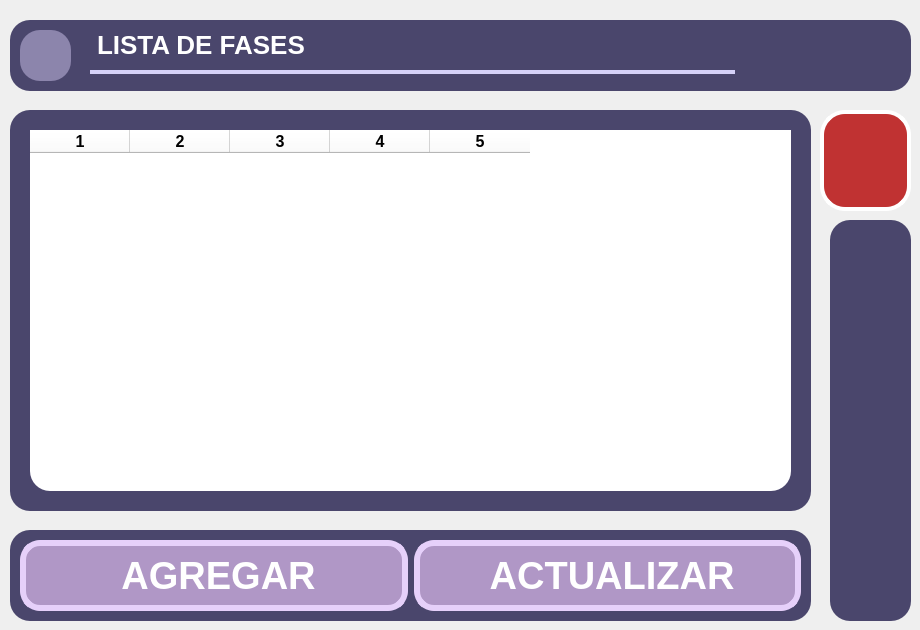
      <widget class="QWidget" name="page_14">
       <widget class="QWidget" name="widget_34" native="true">
        <property name="geometry">
         <rect>
          <x>10</x>
          <y>110</y>
          <width>801</width>
          <height>401</height>
         </rect>
        </property>
        <property name="styleSheet">
         <string notr="true">background-color: rgb(74, 70, 108);
border-radius: 20px;</string>
        </property>
        <widget class="QTableWidget" name="Fase_tableWidget">
         <property name="geometry">
          <rect>
           <x>20</x>
           <y>20</y>
           <width>761</width>
           <height>361</height>
          </rect>
         </property>
         <property name="font">
          <font>
           <pointsize>-1</pointsize>
           <weight>75</weight>
           <bold>true</bold>
          </font>
         </property>
         <property name="styleSheet">
          <string notr="true">font-size: 16px;
font-weight: 600;  /* Semibold */
background-color: rgb(255, 255, 255);
</string>
         </property>
         <property name="columnCount">
          <number>5</number>
         </property>
         <column/>
         <column/>
         <column/>
         <column/>
         <column/>
        </widget>
       </widget>
       <widget class="QWidget" name="cuadrilleros_widget_12" native="true">
        <property name="geometry">
         <rect>
          <x>10</x>
          <y>530</y>
          <width>801</width>
          <height>91</height>
         </rect>
        </property>
        <property name="styleSheet">
         <string notr="true">background-color: rgb(74, 70, 108);
        /*border: 2px solid black;*/
        border-radius: 20px;  /* Ajusta el valor para hacer las esquinas más o menos redondas */
        padding: 10px;  /* Ajusta el margen interno del QLabel */</string>
        </property>
        <widget class="QWidget" name="horizontalLayoutWidget_10">
         <property name="geometry">
          <rect>
           <x>10</x>
           <y>10</y>
           <width>781</width>
           <height>71</height>
          </rect>
         </property>
         <layout class="QHBoxLayout" name="horizontalLayout_10">
          <item>
           <widget class="QPushButton" name="CrearFase_Btn">
            <property name="sizePolicy">
             <sizepolicy hsizetype="Ignored" vsizetype="Ignored">
              <horstretch>0</horstretch>
              <verstretch>0</verstretch>
             </sizepolicy>
            </property>
            <property name="font">
             <font>
              <family>Segoe UI</family>
              <pointsize>-1</pointsize>
              <weight>81</weight>
              <bold>true</bold>
             </font>
            </property>
            <property name="styleSheet">
             <string notr="true">QPushButton {
        background-color: rgb(176, 151, 198);
		color: white;
        border-radius: 20px; 
        padding: 10px; 
        border: 6px solid white;
        border-color: rgb(230, 208, 250);
font-family: &quot;Segoe UI&quot;;
font-size: 38px;
font-weight: 650; 

    }</string>
            </property>
            <property name="text">
             <string> AGREGAR</string>
            </property>
            <property name="icon">
             <iconset resource="../resources/resources.qrc">
              <normaloff>:/images/iconos/botones/crear3_svg.svg</normaloff>:/images/iconos/botones/crear3_svg.svg</iconset>
            </property>
            <property name="iconSize">
             <size>
              <width>62</width>
              <height>62</height>
             </size>
            </property>
           </widget>
          </item>
          <item>
           <widget class="QPushButton" name="ActualizarFase_Btn">
            <property name="sizePolicy">
             <sizepolicy hsizetype="Ignored" vsizetype="Ignored">
              <horstretch>0</horstretch>
              <verstretch>0</verstretch>
             </sizepolicy>
            </property>
            <property name="font">
             <font>
              <family>Segoe UI</family>
              <pointsize>-1</pointsize>
              <weight>81</weight>
              <bold>true</bold>
             </font>
            </property>
            <property name="styleSheet">
             <string notr="true">QPushButton {
        background-color: rgb(176, 151, 198);
		color: white;
        border-radius: 20px; 
        padding: 10px; 
        border: 6px solid white;
        border-color: rgb(230, 208, 250);
font-family: &quot;Segoe UI&quot;;
font-size: 38px;
font-weight: 650; 

    }</string>
            </property>
            <property name="text">
             <string> ACTUALIZAR</string>
            </property>
            <property name="icon">
             <iconset resource="../resources/resources.qrc">
              <normaloff>:/images/iconos/botones/actualizar4_svg.svg</normaloff>:/images/iconos/botones/actualizar4_svg.svg</iconset>
            </property>
            <property name="iconSize">
             <size>
              <width>62</width>
              <height>62</height>
             </size>
            </property>
           </widget>
          </item>
         </layout>
        </widget>
       </widget>
       <widget class="QWidget" name="cuadrilleros_widget_14" native="true">
        <property name="geometry">
         <rect>
          <x>10</x>
          <y>20</y>
          <width>901</width>
          <height>71</height>
         </rect>
        </property>
        <property name="styleSheet">
         <string notr="true">background-color: rgb(74, 70, 108);
        /*border: 2px solid black;*/
        border-radius: 20px;  /* Ajusta el valor para hacer las esquinas más o menos redondas */
        padding: 10px;  /* Ajusta el margen interno del QLabel */</string>
        </property>
        <widget class="QLabel" name="ListaFases_Lbl">
         <property name="geometry">
          <rect>
           <x>70</x>
           <y>0</y>
           <width>301</width>
           <height>51</height>
          </rect>
         </property>
         <property name="font">
          <font>
           <family>Segoe UI</family>
           <pointsize>-1</pointsize>
           <weight>81</weight>
           <bold>true</bold>
          </font>
         </property>
         <property name="styleSheet">
          <string notr="true">background-color: rgb(74, 70, 108);
color: white;  
font-family: &quot;Segoe UI&quot;;
font-size: 26px;
font-weight: 650; 



</string>
         </property>
         <property name="text">
          <string>&lt;html&gt;&lt;head/&gt;&lt;body&gt;&lt;p&gt;&lt;span style=&quot; color:#ffffff;&quot;&gt;LISTA DE FASES&lt;/span&gt;&lt;/p&gt;&lt;/body&gt;&lt;/html&gt;</string>
         </property>
        </widget>
        <widget class="QLabel" name="label_26">
         <property name="geometry">
          <rect>
           <x>80</x>
           <y>50</y>
           <width>645</width>
           <height>4</height>
          </rect>
         </property>
         <property name="styleSheet">
          <string notr="true">background-color: rgb(213, 209, 248);</string>
         </property>
         <property name="text">
          <string/>
         </property>
        </widget>
        <widget class="QPushButton" name="BackFaseMenu_Btn">
         <property name="geometry">
          <rect>
           <x>10</x>
           <y>10</y>
           <width>51</width>
           <height>51</height>
          </rect>
         </property>
         <property name="styleSheet">
          <string notr="true">QPushButton {
	border-image: url(:/icons/iconos/botones/close.png);

       background-color: #8C85AC;
        /*border: 2px solid black;*/
        border-radius: 20px;  /* Ajusta el valor para hacer las esquinas más o menos redondas */
        padding: 10px;  /* Ajusta el margen interno del QLabel */
    }

/* Hover: Morado más oscuro pero vibrante (resalta sin ser claro) */
QPushButton:hover {
    background-color: #938BB6;  /* Morado &quot;SlateBlue&quot; (oscuro pero saturado) */
   
}
</string>
         </property>
         <property name="text">
          <string/>
         </property>
         <property name="icon">
          <iconset resource="../resources/resources.qrc">
           <normaloff>:/images/iconos/etiquetas/back_svg1.svg</normaloff>:/images/iconos/etiquetas/back_svg1.svg</iconset>
         </property>
         <property name="iconSize">
          <size>
           <width>42</width>
           <height>42</height>
          </size>
         </property>
        </widget>
       </widget>
       <widget class="QWidget" name="cuadrilleros_widget_15" native="true">
        <property name="geometry">
         <rect>
          <x>830</x>
          <y>220</y>
          <width>81</width>
          <height>401</height>
         </rect>
        </property>
        <property name="styleSheet">
         <string notr="true">background-color: rgb(74, 70, 108);
        /*border: 2px solid black;*/
        border-radius: 20px;  /* Ajusta el valor para hacer las esquinas más o menos redondas */
        padding: 10px;  /* Ajusta el margen interno del QLabel */</string>
        </property>
       </widget>
       <widget class="QPushButton" name="EliminarFase_Btn">
        <property name="geometry">
         <rect>
          <x>820</x>
          <y>110</y>
          <width>91</width>
          <height>101</height>
         </rect>
        </property>
        <property name="sizePolicy">
         <sizepolicy hsizetype="Ignored" vsizetype="Ignored">
          <horstretch>0</horstretch>
          <verstretch>0</verstretch>
         </sizepolicy>
        </property>
        <property name="font">
         <font>
          <pointsize>31</pointsize>
         </font>
        </property>
        <property name="styleSheet">
         <string notr="true">QPushButton {

        background-color: #C03232;
        /*border: 2px solid black;*/
		color: white;  /* Cambia el color de la fuente a blanco */
        border-radius: 25px;  /* Ajusta el valor para hacer las esquinas más o menos redondas */
        padding: 10px;  /* Ajusta el margen interno del QLabel */
		border: 4px solid white;
    }</string>
        </property>
        <property name="text">
         <string/>
        </property>
        <property name="icon">
         <iconset resource="../resources/resources.qrc">
          <normaloff>:/images/iconos/botones/borrar.png</normaloff>:/images/iconos/botones/borrar.png</iconset>
        </property>
        <property name="iconSize">
         <size>
          <width>72</width>
          <height>72</height>
         </size>
        </property>
       </widget>
      </widget>
